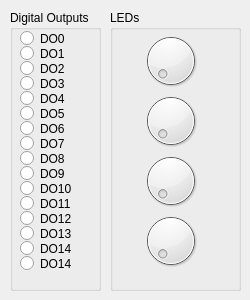
<?xml version="1.0" encoding="UTF-8"?>
<ui version="4.0">
 <class>DioView</class>
 <widget class="QWidget" name="DioView">
  <property name="geometry">
   <rect>
    <x>0</x>
    <y>0</y>
    <width>250</width>
    <height>300</height>
   </rect>
  </property>
  <property name="minimumSize">
   <size>
    <width>250</width>
    <height>300</height>
   </size>
  </property>
  <property name="windowTitle">
   <string>Form</string>
  </property>
  <widget class="QGroupBox" name="groupBox">
   <property name="geometry">
    <rect>
     <x>10</x>
     <y>10</y>
     <width>91</width>
     <height>281</height>
    </rect>
   </property>
   <property name="title">
    <string>Digital Outputs</string>
   </property>
   <widget class="QRadioButton" name="radio_DO_14">
    <property name="geometry">
     <rect>
      <x>10</x>
      <y>230</y>
      <width>82</width>
      <height>17</height>
     </rect>
    </property>
    <property name="text">
     <string>DO14</string>
    </property>
    <property name="autoExclusive">
     <bool>false</bool>
    </property>
   </widget>
   <widget class="QRadioButton" name="radio_DO_9">
    <property name="geometry">
     <rect>
      <x>10</x>
      <y>155</y>
      <width>82</width>
      <height>17</height>
     </rect>
    </property>
    <property name="text">
     <string>DO9</string>
    </property>
    <property name="autoExclusive">
     <bool>false</bool>
    </property>
   </widget>
   <widget class="QRadioButton" name="radio_DO_10">
    <property name="geometry">
     <rect>
      <x>10</x>
      <y>170</y>
      <width>82</width>
      <height>17</height>
     </rect>
    </property>
    <property name="text">
     <string>DO10</string>
    </property>
    <property name="autoExclusive">
     <bool>false</bool>
    </property>
   </widget>
   <widget class="QRadioButton" name="radio_DO_1">
    <property name="geometry">
     <rect>
      <x>10</x>
      <y>35</y>
      <width>82</width>
      <height>17</height>
     </rect>
    </property>
    <property name="text">
     <string>DO1</string>
    </property>
    <property name="autoExclusive">
     <bool>false</bool>
    </property>
   </widget>
   <widget class="QRadioButton" name="radio_DO_3">
    <property name="geometry">
     <rect>
      <x>10</x>
      <y>65</y>
      <width>82</width>
      <height>17</height>
     </rect>
    </property>
    <property name="text">
     <string>DO3</string>
    </property>
    <property name="autoExclusive">
     <bool>false</bool>
    </property>
   </widget>
   <widget class="QRadioButton" name="radio_DO_12">
    <property name="geometry">
     <rect>
      <x>10</x>
      <y>200</y>
      <width>82</width>
      <height>17</height>
     </rect>
    </property>
    <property name="text">
     <string>DO12</string>
    </property>
    <property name="autoExclusive">
     <bool>false</bool>
    </property>
   </widget>
   <widget class="QRadioButton" name="radio_DO_2">
    <property name="geometry">
     <rect>
      <x>10</x>
      <y>50</y>
      <width>82</width>
      <height>17</height>
     </rect>
    </property>
    <property name="text">
     <string>DO2</string>
    </property>
    <property name="autoExclusive">
     <bool>false</bool>
    </property>
   </widget>
   <widget class="QRadioButton" name="radio_DO_11">
    <property name="geometry">
     <rect>
      <x>10</x>
      <y>185</y>
      <width>82</width>
      <height>17</height>
     </rect>
    </property>
    <property name="text">
     <string>DO11</string>
    </property>
    <property name="autoExclusive">
     <bool>false</bool>
    </property>
   </widget>
   <widget class="QRadioButton" name="radio_DO_13">
    <property name="geometry">
     <rect>
      <x>10</x>
      <y>215</y>
      <width>82</width>
      <height>17</height>
     </rect>
    </property>
    <property name="text">
     <string>DO13</string>
    </property>
    <property name="autoExclusive">
     <bool>false</bool>
    </property>
   </widget>
   <widget class="QRadioButton" name="radio_DO_0">
    <property name="geometry">
     <rect>
      <x>10</x>
      <y>20</y>
      <width>82</width>
      <height>17</height>
     </rect>
    </property>
    <property name="text">
     <string>DO0</string>
    </property>
    <property name="autoExclusive">
     <bool>false</bool>
    </property>
   </widget>
   <widget class="QRadioButton" name="radio_DO_7">
    <property name="geometry">
     <rect>
      <x>10</x>
      <y>125</y>
      <width>82</width>
      <height>17</height>
     </rect>
    </property>
    <property name="text">
     <string>DO7</string>
    </property>
    <property name="autoExclusive">
     <bool>false</bool>
    </property>
   </widget>
   <widget class="QRadioButton" name="radio_DO_5">
    <property name="geometry">
     <rect>
      <x>10</x>
      <y>95</y>
      <width>82</width>
      <height>17</height>
     </rect>
    </property>
    <property name="text">
     <string>DO5</string>
    </property>
    <property name="autoExclusive">
     <bool>false</bool>
    </property>
   </widget>
   <widget class="QRadioButton" name="radio_DO_6">
    <property name="geometry">
     <rect>
      <x>10</x>
      <y>110</y>
      <width>82</width>
      <height>17</height>
     </rect>
    </property>
    <property name="text">
     <string>DO6</string>
    </property>
    <property name="autoExclusive">
     <bool>false</bool>
    </property>
   </widget>
   <widget class="QRadioButton" name="radio_DO_4">
    <property name="geometry">
     <rect>
      <x>10</x>
      <y>80</y>
      <width>82</width>
      <height>17</height>
     </rect>
    </property>
    <property name="text">
     <string>DO4</string>
    </property>
    <property name="autoExclusive">
     <bool>false</bool>
    </property>
   </widget>
   <widget class="QRadioButton" name="radio_DO_8">
    <property name="geometry">
     <rect>
      <x>10</x>
      <y>140</y>
      <width>82</width>
      <height>17</height>
     </rect>
    </property>
    <property name="text">
     <string>DO8</string>
    </property>
    <property name="autoExclusive">
     <bool>false</bool>
    </property>
   </widget>
   <widget class="QRadioButton" name="radio_DO_15">
    <property name="geometry">
     <rect>
      <x>10</x>
      <y>245</y>
      <width>82</width>
      <height>17</height>
     </rect>
    </property>
    <property name="text">
     <string>DO14</string>
    </property>
    <property name="autoExclusive">
     <bool>false</bool>
    </property>
   </widget>
  </widget>
  <widget class="QGroupBox" name="groupBox_2">
   <property name="geometry">
    <rect>
     <x>110</x>
     <y>10</y>
     <width>131</width>
     <height>281</height>
    </rect>
   </property>
   <property name="title">
    <string>LEDs</string>
   </property>
   <widget class="QDial" name="dial_LED_0">
    <property name="geometry">
     <rect>
      <x>30</x>
      <y>20</y>
      <width>61</width>
      <height>61</height>
     </rect>
    </property>
    <property name="maximum">
     <number>100</number>
    </property>
   </widget>
   <widget class="QDial" name="dial_LED_1">
    <property name="geometry">
     <rect>
      <x>30</x>
      <y>80</y>
      <width>61</width>
      <height>61</height>
     </rect>
    </property>
    <property name="maximum">
     <number>100</number>
    </property>
   </widget>
   <widget class="QDial" name="dial_LED_2">
    <property name="geometry">
     <rect>
      <x>30</x>
      <y>140</y>
      <width>61</width>
      <height>61</height>
     </rect>
    </property>
    <property name="maximum">
     <number>100</number>
    </property>
   </widget>
   <widget class="QDial" name="dial_LED_3">
    <property name="geometry">
     <rect>
      <x>30</x>
      <y>200</y>
      <width>61</width>
      <height>61</height>
     </rect>
    </property>
    <property name="maximum">
     <number>100</number>
    </property>
   </widget>
  </widget>
 </widget>
 <resources/>
 <connections/>
</ui>
